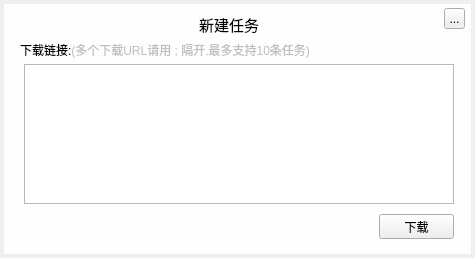
<?xml version="1.0" encoding="UTF-8"?>
<ui version="4.0">
 <class>DownloadNewFileDialog</class>
 <widget class="QWidget" name="DownloadNewFileDialog">
  <property name="geometry">
   <rect>
    <x>0</x>
    <y>0</y>
    <width>475</width>
    <height>258</height>
   </rect>
  </property>
  <property name="windowTitle">
   <string>DownloadNewFileDialog</string>
  </property>
  <widget class="QToolButton" name="topTitleCloseButton">
   <property name="geometry">
    <rect>
     <x>444</x>
     <y>8</y>
     <width>21</width>
     <height>21</height>
    </rect>
   </property>
   <property name="text">
    <string>...</string>
   </property>
  </widget>
  <widget class="QLabel" name="label_2">
   <property name="geometry">
    <rect>
     <x>20</x>
     <y>40</y>
     <width>371</width>
     <height>20</height>
    </rect>
   </property>
   <property name="text">
    <string>&lt;html&gt;&lt;head/&gt;&lt;body&gt;&lt;p&gt;下载链接:&lt;span style=&quot; color:#c2bdb9;&quot;&gt;(多个下载URL请用 ; 隔开,最多支持10条任务)&lt;/span&gt;&lt;/p&gt;&lt;/body&gt;&lt;/html&gt;</string>
   </property>
  </widget>
  <widget class="QLabel" name="background">
   <property name="geometry">
    <rect>
     <x>4</x>
     <y>4</y>
     <width>467</width>
     <height>250</height>
    </rect>
   </property>
   <property name="text">
    <string/>
   </property>
  </widget>
  <widget class="QWidget" name="backgroundMask" native="true">
   <property name="geometry">
    <rect>
     <x>4</x>
     <y>4</y>
     <width>467</width>
     <height>250</height>
    </rect>
   </property>
   <property name="styleSheet">
    <string notr="true">#backgroundMask{background:rgba(255, 255, 255, 240);}</string>
   </property>
   <widget class="QPushButton" name="confirmButton">
    <property name="geometry">
     <rect>
      <x>375</x>
      <y>210</y>
      <width>75</width>
      <height>25</height>
     </rect>
    </property>
    <property name="text">
     <string>下载</string>
    </property>
   </widget>
   <widget class="QTextEdit" name="urlTextEdit">
    <property name="geometry">
     <rect>
      <x>20</x>
      <y>60</y>
      <width>430</width>
      <height>140</height>
     </rect>
    </property>
   </widget>
   <widget class="QLabel" name="label">
    <property name="geometry">
     <rect>
      <x>195</x>
      <y>10</y>
      <width>65</width>
      <height>20</height>
     </rect>
    </property>
    <property name="styleSheet">
     <string notr="true">font-size:15px</string>
    </property>
    <property name="text">
     <string>新建任务</string>
    </property>
   </widget>
  </widget>
  <zorder>background</zorder>
  <zorder>backgroundMask</zorder>
  <zorder>topTitleCloseButton</zorder>
  <zorder>label_2</zorder>
 </widget>
 <resources/>
 <connections/>
</ui>
